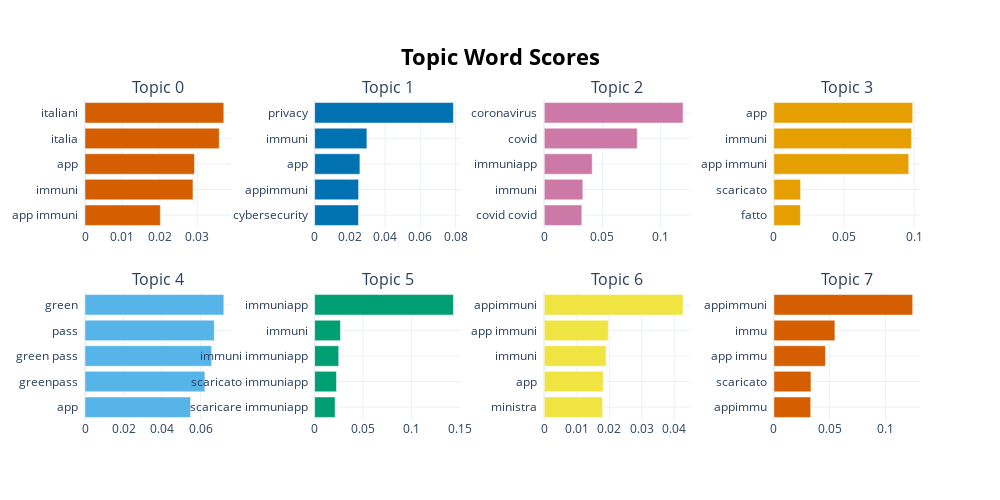

The notebook cell saved with this chart:
### Code cell
topic_model.visualize_barchart()

### Figure 1 — Plotly figure (JSON) as saved in the notebook; plotly's stock layout.template omitted (floating-point values rounded to 4 significant figures)
{"data": [{"marker": {"color": "#D55E00"}, "orientation": "h", "type": "bar", "x": [0.02016, 0.02888, 0.02928, 0.03591, 0.03713], "xaxis": "x", "y": ["app immuni  ", "immuni  ", "app  ", "italia  ", "italiani  "], "yaxis": "y"}, {"marker": {"color": "#0072B2"}, "orientation": "h", "type": "bar", "x": [0.0249, 0.02496, 0.0257, 0.02968, 0.07881], "xaxis": "x2", "y": ["cybersecurity  ", "appimmuni  ", "app  ", "immuni  ", "privacy  "], "yaxis": "y2"}, {"marker": {"color": "#CC79A7"}, "orientation": "h", "type": "bar", "x": [0.0323, 0.03319, 0.04121, 0.07995, 0.1194], "xaxis": "x3", "y": ["covid covid  ", "immuni  ", "immuniapp  ", "covid  ", "coronavirus  "], "yaxis": "y3"}, {"marker": {"color": "#E69F00"}, "orientation": "h", "type": "bar", "x": [0.01891, 0.01902, 0.09617, 0.09809, 0.09898], "xaxis": "x4", "y": ["fatto  ", "scaricato  ", "app immuni  ", "immuni  ", "app  "], "yaxis": "y4"}, {"marker": {"color": "#56B4E9"}, "orientation": "h", "type": "bar", "x": [0.05479, 0.06221, 0.06572, 0.06711, 0.07204], "xaxis": "x5", "y": ["app  ", "greenpass  ", "green pass  ", "pass  ", "green  "], "yaxis": "y5"}, {"marker": {"color": "#009E73"}, "orientation": "h", "type": "bar", "x": [0.02111, 0.02255, 0.02485, 0.02661, 0.1432], "xaxis": "x6", "y": ["scaricare immuniapp  ", "scaricato immuniapp  ", "immuni immuniapp  ", "immuni  ", "immuniapp  "], "yaxis": "y6"}, {"marker": {"color": "#F0E442"}, "orientation": "h", "type": "bar", "x": [0.01796, 0.01813, 0.01903, 0.01972, 0.04272], "xaxis": "x7", "y": ["ministra  ", "app  ", "immuni  ", "app immuni  ", "appimmuni  "], "yaxis": "y7"}, {"marker": {"color": "#D55E00"}, "orientation": "h", "type": "bar", "x": [0.033, 0.03322, 0.04622, 0.05469, 0.1244], "xaxis": "x8", "y": ["appimmu  ", "scaricato  ", "app immu  ", "immu  ", "appimmuni  "], "yaxis": "y8"}], "layout": {"annotations": [{"font": {"size": 16}, "showarrow": false, "text": "Topic 0", "x": 0.0875, "xanchor": "center", "xref": "paper", "y": 1, "yanchor": "bottom", "yref": "paper"}, {"font": {"size": 16}, "showarrow": false, "text": "Topic 1", "x": 0.3625, "xanchor": "center", "xref": "paper", "y": 1, "yanchor": "bottom", "yref": "paper"}, {"font": {"size": 16}, "showarrow": false, "text": "Topic 2", "x": 0.6375, "xanchor": "center", "xref": "paper", "y": 1, "yanchor": "bottom", "yref": "paper"}, {"font": {"size": 16}, "showarrow": false, "text": "Topic 3", "x": 0.9125, "xanchor": "center", "xref": "paper", "y": 1, "yanchor": "bottom", "yref": "paper"}, {"font": {"size": 16}, "showarrow": false, "text": "Topic 4", "x": 0.0875, "xanchor": "center", "xref": "paper", "y": 0.4, "yanchor": "bottom", "yref": "paper"}, {"font": {"size": 16}, "showarrow": false, "text": "Topic 5", "x": 0.3625, "xanchor": "center", "xref": "paper", "y": 0.4, "yanchor": "bottom", "yref": "paper"}, {"font": {"size": 16}, "showarrow": false, "text": "Topic 6", "x": 0.6375, "xanchor": "center", "xref": "paper", "y": 0.4, "yanchor": "bottom", "yref": "paper"}, {"font": {"size": 16}, "showarrow": false, "text": "Topic 7", "x": 0.9125, "xanchor": "center", "xref": "paper", "y": 0.4, "yanchor": "bottom", "yref": "paper"}], "height": 500, "hoverlabel": {"bgcolor": "white", "font": {"family": "Rockwell", "size": 16}}, "showlegend": false, "title": {"font": {"color": "Black", "size": 22}, "text": "<b>Topic Word Scores", "x": 0.5, "xanchor": "center", "yanchor": "top"}, "width": 1000, "xaxis": {"anchor": "y", "domain": [0, 0.175], "showgrid": true}, "xaxis2": {"anchor": "y2", "domain": [0.275, 0.45], "showgrid": true}, "xaxis3": {"anchor": "y3", "domain": [0.55, 0.725], "showgrid": true}, "xaxis4": {"anchor": "y4", "domain": [0.825, 1], "showgrid": true}, "xaxis5": {"anchor": "y5", "domain": [0, 0.175], "showgrid": true}, "xaxis6": {"anchor": "y6", "domain": [0.275, 0.45], "showgrid": true}, "xaxis7": {"anchor": "y7", "domain": [0.55, 0.725], "showgrid": true}, "xaxis8": {"anchor": "y8", "domain": [0.825, 1], "showgrid": true}, "yaxis": {"anchor": "x", "domain": [0.6, 1], "showgrid": true}, "yaxis2": {"anchor": "x2", "domain": [0.6, 1], "showgrid": true}, "yaxis3": {"anchor": "x3", "domain": [0.6, 1], "showgrid": true}, "yaxis4": {"anchor": "x4", "domain": [0.6, 1], "showgrid": true}, "yaxis5": {"anchor": "x5", "domain": [0, 0.4], "showgrid": true}, "yaxis6": {"anchor": "x6", "domain": [0, 0.4], "showgrid": true}, "yaxis7": {"anchor": "x7", "domain": [0, 0.4], "showgrid": true}, "yaxis8": {"anchor": "x8", "domain": [0, 0.4], "showgrid": true}}}
